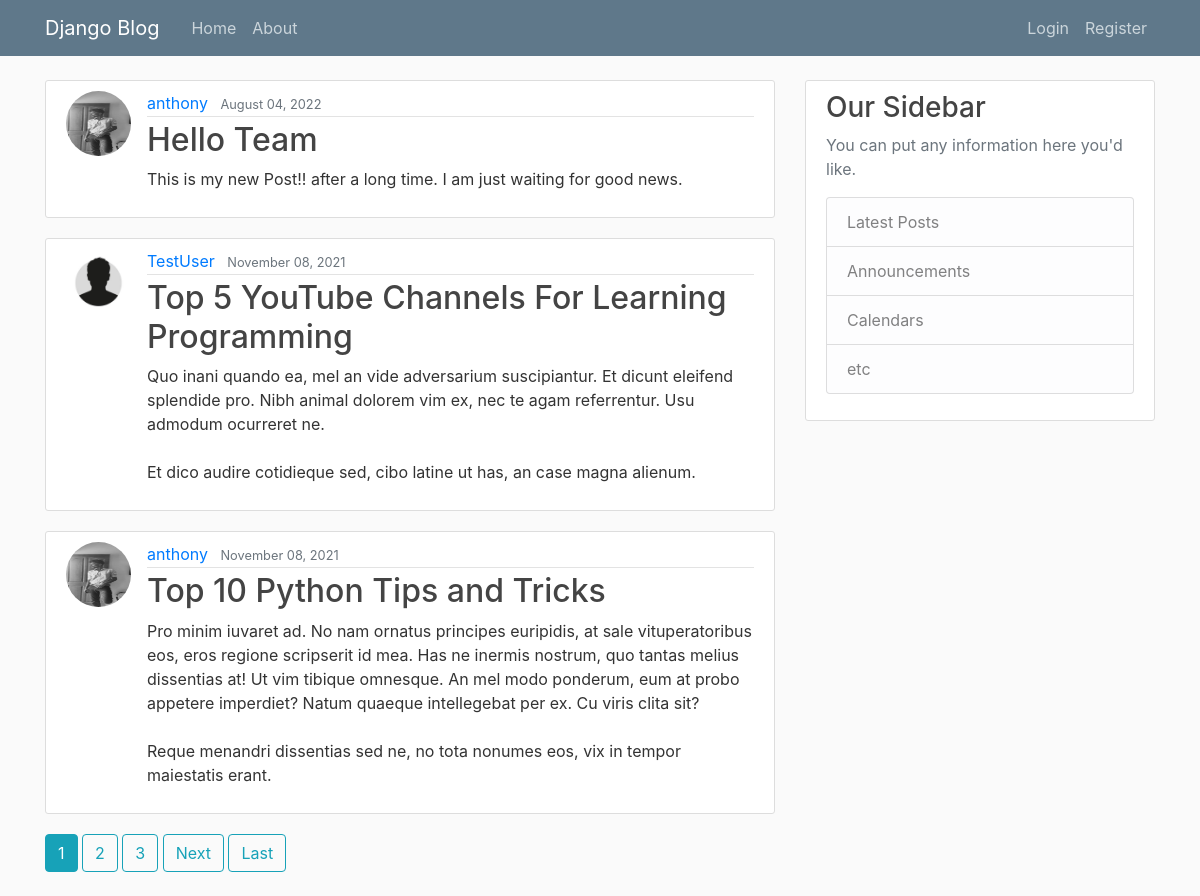
The page / on the database its author committed.
### blog/models.py (models this page shows, shortened)
class Post(models.Model):
    title = models.CharField(max_length=100)
    content = models.TextField()
    date_posted = models.DateTimeField(default=timezone.now)
    author = models.ForeignKey(User, on_delete=models.CASCADE)

### users/models.py (models this page shows, shortened)
class Profile(models.Model):
    user = models.OneToOneField(User, on_delete=models.CASCADE)
    image = models.ImageField(default='default.jpg', upload_to='profile_pics')

### blog/views.py (the view)
# urls.py: path('', PostListView.as_view(), name='blog-home'),
class PostListView(ListView):
    model = Post
    template_name = 'blog/home.html'
    context_object_name = 'posts'
    ordering = ['-date_posted']
    paginate_by = 3

### blog/templates/blog/home.html (shortened to what this page needs)
{% extends 'blog/base.html' %}
{% block content %}
{% for post in posts %}
<article class="media content-section">
  <img class="rounded-circle article-img"src="{{ post.author.profile.image.url }}"/>
    <div class="media-body">
      <div class="article-metadata">
        <a class="mr-2" href="{% url 'user-posts' post.author.username %}">{{ post.author }}</a>
        <small class="text-muted">{{ post.date_posted|date:"F d, Y" }}</small>
      </div>
      <h2><a class="article-title" href="{% url 'post-detail' post.id %}">{{ post.title }}</a></h2>
      <p class="article-content">{{ post.content }}</p>
    </div>
  </article>
{% endfor %}
  {% if is_paginated %}
    {% for num in page_obj.paginator.page_range %}
       {% if page_obj.number == num %}
          <a class="btn btn-info mb-4" href="?page={{ num }}">{{ num }}</a>
       {% elif num > page_obj.number|add:'-3' and num < page_obj.number|add:'3' %}
          <a class="btn btn-outline-info mb-4" href="?page={{ num }}">{{ num }}</a>
       {% endif %}
    {% endfor %}
    {% if page_obj.has_next %}
       <a class="btn btn-outline-info mb-4" href="?page={{ page_obj.next_page_number }}">Next</a>
       <a class="btn btn-outline-info mb-4" href="?page={{ page_obj.paginator.num_pages }}">Last</a>
    {% endif %}
  {% endif %}
{% endblock content %}

### blog/templates/blog/base.html (shortened to what this page needs)
{% load static %}
<!DOCTYPE html>
<html>
  <head>
    <link
      rel="stylesheet"
      href="https://maxcdn.bootstrapcdn.com/bootstrap/4.0.0/css/bootstrap.min.css"
/>
    <link rel="stylesheet" type="text/css" href="{% static 'blog/main.css' %}">
  </head>
  <body>
    <header class="site-header">
        <nav class="navbar navbar-expand-md navbar-dark bg-steel fixed-top">
          <div class="container">
            <a class="navbar-brand mr-4" href="{% url 'blog-home' %}">Django Blog</a>
            <div class="collapse navbar-collapse" id="navbarToggle">
              <div class="navbar-nav mr-auto">
                <a class="nav-item nav-link" href="{% url 'blog-home' %}">Home</a>
                <a class="nav-item nav-link" href="{% url 'blog-about' %}">About</a>
              </div>
              <div class="navbar-nav">
                {% if user.is_authenticated %}
                <a class="nav-item nav-link" href="{% url 'post-create' %}">New Post</a>
                <a class="nav-item nav-link" href="{% url 'profile' %}">Profile</a>
                <a class="nav-item nav-link" href="{% url 'logout' %}">Logout</a>
                {% else %}
                <a class="nav-item nav-link" href="{% url 'login' %}">Login</a>
                <a class="nav-item nav-link" href="{% url 'register'%}">Register</a>
                {% endif %}
              </div>
            </div>
          </div>
        </nav>
      </header>
      <main role="main" class="container">
        <div class="row">
          <div class="col-md-8">
            {% block content %}{% endblock %}
          </div>
          <div class="col-md-4">
            <div class="content-section">
              <h3>Our Sidebar</h3>
              <p class='text-muted'>You can put any information here you'd like.
                <ul class="list-group">
                  <li class="list-group-item list-group-item-light">Latest Posts</li>
                  <li class="list-group-item list-group-item-light">Announcements</li>
                  <li class="list-group-item list-group-item-light">Calendars</li>
                  <li class="list-group-item list-group-item-light">etc</li>
                </ul>
              </p>
            </div>
          </div>
        </div>
      </main>
  </body>
</html>

### blog/static/blog/main.css (style rules this page uses)
body { background: #fafafa; color: #333333; margin-top: 5rem; }
h1, h2, h3, h4, h5, h6 { color: #444444; }
ul { margin: 0; }
.bg-steel { background-color: #5f788a; }
.site-header .navbar-nav .nav-link { color: #cbd5db; }
.content-section { background: #ffffff; padding: 10px 20px; border: 1px solid #dddddd; border-radius: 3px; margin-bottom: 20px; }
.article-title { color: #444444; }
.article-content { white-space: pre-line; }
.article-img { height: 65px; width: 65px; margin-right: 16px; }
.article-metadata { padding-bottom: 1px; margin-bottom: 4px; border-bottom: 1px solid #e3e3e3 }

### rows shown on the page
Post: author.profile.image (picture), author "anthony", date_posted "August 04, 2022", title "Hello Team", content "This is my new Post!! after a long time. I am just waiting for good news."
Post: author.profile.image (placeholder picture), author "TestUser", date_posted "November 08, 2021", title "Top 5 YouTube Channels For Learning Programming", content "Quo inani quando ea, mel an vide adversarium suscipiantur. Et dicunt eleifend splendide pro. Nibh animal dolorem vim ex, nec te agam referrentur. Usu admodum ocurreret ne. Et dico audire cotidieque sed, cibo latine ut has, an case magna alienum."
Post: author.profile.image (picture), author "anthony", date_posted "November 08, 2021", title "Top 10 Python Tips and Tricks", content "Pro minim iuvaret ad. No nam ornatus principes euripidis, at sale vituperatoribus eos, eros regione scripserit id mea. Has ne inermis nostrum, quo tantas melius dissentias at! Ut vim tibique omnesque. An mel modo ponderum, eum at probo appetere imperdiet? Natum quaeque intellegebat per ex. Cu viris clita sit? Reque menandri dissentias sed ne, no tota nonumes eos, vix in tempor maiestatis erant."

### other values the page prints
{{ num }} "1"
{{ num }} "2" "3"
